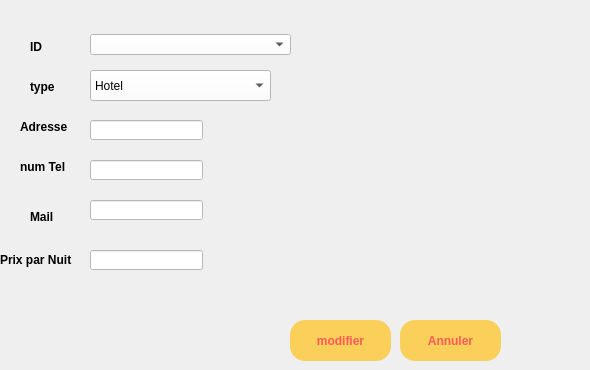
       <widget class="QWidget" name="tab_2">
        <property name="styleSheet">
         <string notr="true"/>
        </property>
        <attribute name="title">
         <string>modifier</string>
        </attribute>
        <widget class="QLabel" name="label_11">
         <property name="geometry">
          <rect>
           <x>30</x>
           <y>40</y>
           <width>47</width>
           <height>14</height>
          </rect>
         </property>
         <property name="font">
          <font>
           <weight>75</weight>
           <bold>true</bold>
          </font>
         </property>
         <property name="text">
          <string>ID</string>
         </property>
        </widget>
        <widget class="QLabel" name="label_12">
         <property name="geometry">
          <rect>
           <x>30</x>
           <y>80</y>
           <width>47</width>
           <height>14</height>
          </rect>
         </property>
         <property name="font">
          <font>
           <weight>75</weight>
           <bold>true</bold>
          </font>
         </property>
         <property name="text">
          <string>type</string>
         </property>
        </widget>
        <widget class="QLabel" name="label_13">
         <property name="geometry">
          <rect>
           <x>20</x>
           <y>120</y>
           <width>47</width>
           <height>14</height>
          </rect>
         </property>
         <property name="font">
          <font>
           <weight>75</weight>
           <bold>true</bold>
          </font>
         </property>
         <property name="text">
          <string>Adresse</string>
         </property>
        </widget>
        <widget class="QLabel" name="label_14">
         <property name="geometry">
          <rect>
           <x>20</x>
           <y>160</y>
           <width>47</width>
           <height>14</height>
          </rect>
         </property>
         <property name="font">
          <font>
           <weight>75</weight>
           <bold>true</bold>
          </font>
         </property>
         <property name="text">
          <string>num Tel</string>
         </property>
        </widget>
        <widget class="QLabel" name="label_15">
         <property name="geometry">
          <rect>
           <x>30</x>
           <y>210</y>
           <width>47</width>
           <height>14</height>
          </rect>
         </property>
         <property name="font">
          <font>
           <weight>75</weight>
           <bold>true</bold>
          </font>
         </property>
         <property name="text">
          <string>Mail</string>
         </property>
        </widget>
        <widget class="QLabel" name="label_16">
         <property name="geometry">
          <rect>
           <x>0</x>
           <y>250</y>
           <width>121</width>
           <height>20</height>
          </rect>
         </property>
         <property name="font">
          <font>
           <weight>75</weight>
           <bold>true</bold>
          </font>
         </property>
         <property name="text">
          <string>Prix par Nuit</string>
         </property>
        </widget>
        <widget class="QLineEdit" name="adresse_M">
         <property name="geometry">
          <rect>
           <x>90</x>
           <y>120</y>
           <width>113</width>
           <height>20</height>
          </rect>
         </property>
         <property name="styleSheet">
          <string notr="true">background-color:#FFFFFF;</string>
         </property>
        </widget>
        <widget class="QLineEdit" name="Tel_M">
         <property name="geometry">
          <rect>
           <x>90</x>
           <y>160</y>
           <width>113</width>
           <height>20</height>
          </rect>
         </property>
         <property name="styleSheet">
          <string notr="true">background-color:#FFFFFF;</string>
         </property>
        </widget>
        <widget class="QLineEdit" name="mail_M">
         <property name="geometry">
          <rect>
           <x>90</x>
           <y>200</y>
           <width>113</width>
           <height>20</height>
          </rect>
         </property>
         <property name="styleSheet">
          <string notr="true">background-color:#FFFFFF;</string>
         </property>
        </widget>
        <widget class="QLineEdit" name="prix_M">
         <property name="geometry">
          <rect>
           <x>90</x>
           <y>250</y>
           <width>113</width>
           <height>20</height>
          </rect>
         </property>
         <property name="styleSheet">
          <string notr="true">background-color:#FFFFFF;</string>
         </property>
        </widget>
        <widget class="QPushButton" name="Modifier">
         <property name="geometry">
          <rect>
           <x>290</x>
           <y>320</y>
           <width>101</width>
           <height>41</height>
          </rect>
         </property>
         <property name="styleSheet">
          <string notr="true">QPushButton{
border-radius:15px;
	background:#FACF5A;
	color:#FF5959;
	font-weight : bold;
}
QPushButton:hover
{
		background:#FF5959;
		color:#FACF5A;
		font-weight: bold;
}</string>
         </property>
         <property name="text">
          <string>modifier</string>
         </property>
        </widget>
        <widget class="QPushButton" name="Annuler">
         <property name="geometry">
          <rect>
           <x>400</x>
           <y>320</y>
           <width>101</width>
           <height>41</height>
          </rect>
         </property>
         <property name="styleSheet">
          <string notr="true">QPushButton{
border-radius:15px;
	background:#FACF5A;
	color:#FF5959;
	font-weight : bold;
}
QPushButton:hover
{
		background:#FF5959;
		color:#FACF5A;
		font-weight: bold;
}</string>
         </property>
         <property name="text">
          <string>Annuler</string>
         </property>
        </widget>
        <widget class="QLabel" name="verifier9">
         <property name="geometry">
          <rect>
           <x>210</x>
           <y>110</y>
           <width>191</width>
           <height>31</height>
          </rect>
         </property>
         <property name="styleSheet">
          <string notr="true">color: rgb(255, 0, 0);</string>
         </property>
         <property name="text">
          <string/>
         </property>
        </widget>
        <widget class="QLabel" name="verifier10">
         <property name="geometry">
          <rect>
           <x>210</x>
           <y>150</y>
           <width>371</width>
           <height>31</height>
          </rect>
         </property>
         <property name="styleSheet">
          <string notr="true">color: rgb(255, 0, 0);</string>
         </property>
         <property name="text">
          <string/>
         </property>
        </widget>
        <widget class="QLabel" name="verifier11">
         <property name="geometry">
          <rect>
           <x>210</x>
           <y>190</y>
           <width>371</width>
           <height>31</height>
          </rect>
         </property>
         <property name="styleSheet">
          <string notr="true">color: rgb(255, 0, 0);</string>
         </property>
         <property name="text">
          <string/>
         </property>
        </widget>
        <widget class="QLabel" name="verifier12">
         <property name="geometry">
          <rect>
           <x>210</x>
           <y>240</y>
           <width>191</width>
           <height>31</height>
          </rect>
         </property>
         <property name="styleSheet">
          <string notr="true">color: rgb(255, 0, 0);</string>
         </property>
         <property name="text">
          <string/>
         </property>
        </widget>
        <widget class="QComboBox" name="comboBox_M">
         <property name="geometry">
          <rect>
           <x>90</x>
           <y>70</y>
           <width>181</width>
           <height>31</height>
          </rect>
         </property>
         <property name="styleSheet">
          <string notr="true">background-color:#FFFFFF;</string>
         </property>
         <item>
          <property name="text">
           <string>Hotel</string>
          </property>
         </item>
         <item>
          <property name="text">
           <string>Appartement</string>
          </property>
         </item>
         <item>
          <property name="text">
           <string>Maison</string>
          </property>
         </item>
        </widget>
        <widget class="QComboBox" name="cb_id_modiff">
         <property name="geometry">
          <rect>
           <x>90</x>
           <y>34</y>
           <width>201</width>
           <height>21</height>
          </rect>
         </property>
         <property name="styleSheet">
          <string notr="true">background-color:#FFFFFF;</string>
         </property>
        </widget>
       </widget>
